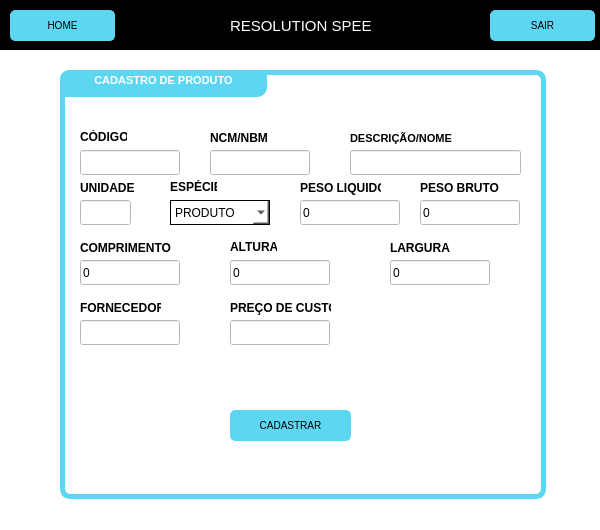
<?xml version="1.0" encoding="UTF-8"?>
<ui version="4.0">
 <class>RegProductPage</class>
 <widget class="QMainWindow" name="RegProductPage">
  <property name="geometry">
   <rect>
    <x>0</x>
    <y>0</y>
    <width>600</width>
    <height>530</height>
   </rect>
  </property>
  <property name="minimumSize">
   <size>
    <width>600</width>
    <height>530</height>
   </size>
  </property>
  <property name="maximumSize">
   <size>
    <width>600</width>
    <height>530</height>
   </size>
  </property>
  <property name="windowTitle">
   <string>Cadastro de Produto</string>
  </property>
  <property name="windowIcon">
   <iconset resource="../img/login_images.qrc">
    <normaloff>:/images/Resolution_speed_small.png</normaloff>:/images/Resolution_speed_small.png</iconset>
  </property>
  <property name="styleSheet">
   <string notr="true">background-color: #fff;


</string>
  </property>
  <widget class="QWidget" name="centralwidget">
   <widget class="QGraphicsView" name="embrulho">
    <property name="geometry">
     <rect>
      <x>60</x>
      <y>70</y>
      <width>486</width>
      <height>429</height>
     </rect>
    </property>
    <property name="styleSheet">
     <string notr="true">border: 5px solid rgb(93,215,241);

border-radius:10px;</string>
    </property>
   </widget>
   <widget class="QTextBrowser" name="textBrowser">
    <property name="geometry">
     <rect>
      <x>60</x>
      <y>70</y>
      <width>207</width>
      <height>27</height>
     </rect>
    </property>
    <property name="styleSheet">
     <string notr="true">background-color:#5DD7F1;

border: nome;

color: #fff;

border-bottom-right-radius: 10px;

border-top-left-radius: 10px;</string>
    </property>
    <property name="html">
     <string>&lt;!DOCTYPE HTML PUBLIC &quot;-//W3C//DTD HTML 4.0//EN&quot; &quot;http://www.w3.org/TR/REC-html40/strict.dtd&quot;&gt;
&lt;html&gt;&lt;head&gt;&lt;meta name=&quot;qrichtext&quot; content=&quot;1&quot; /&gt;&lt;style type=&quot;text/css&quot;&gt;
p, li { white-space: pre-wrap; }
&lt;/style&gt;&lt;/head&gt;&lt;body style=&quot; font-family:'MS Shell Dlg 2'; font-size:8.25pt; font-weight:400; font-style:normal;&quot;&gt;
&lt;p align=&quot;center&quot; style=&quot; margin-top:0px; margin-bottom:0px; margin-left:0px; margin-right:0px; -qt-block-indent:0; text-indent:0px;&quot;&gt;&lt;span style=&quot; font-weight:600;&quot;&gt;CADASTRO DE PRODUTO&lt;/span&gt;&lt;/p&gt;&lt;/body&gt;&lt;/html&gt;</string>
    </property>
   </widget>
   <widget class="QLabel" name="codigo">
    <property name="geometry">
     <rect>
      <x>80</x>
      <y>130</y>
      <width>47</width>
      <height>13</height>
     </rect>
    </property>
    <property name="font">
     <font>
      <weight>75</weight>
      <bold>true</bold>
     </font>
    </property>
    <property name="text">
     <string>CÓDIGO</string>
    </property>
   </widget>
   <widget class="QLabel" name="unidade">
    <property name="geometry">
     <rect>
      <x>80</x>
      <y>180</y>
      <width>61</width>
      <height>16</height>
     </rect>
    </property>
    <property name="font">
     <font>
      <weight>75</weight>
      <bold>true</bold>
     </font>
    </property>
    <property name="text">
     <string>UNIDADE</string>
    </property>
   </widget>
   <widget class="QLabel" name="ncm_nbm">
    <property name="geometry">
     <rect>
      <x>210</x>
      <y>130</y>
      <width>61</width>
      <height>16</height>
     </rect>
    </property>
    <property name="font">
     <font>
      <weight>75</weight>
      <bold>true</bold>
     </font>
    </property>
    <property name="text">
     <string>NCM/NBM</string>
    </property>
   </widget>
   <widget class="QLabel" name="nome_produto">
    <property name="geometry">
     <rect>
      <x>350</x>
      <y>130</y>
      <width>131</width>
      <height>16</height>
     </rect>
    </property>
    <property name="font">
     <font>
      <family>MS Shell Dlg 2</family>
      <pointsize>8</pointsize>
      <weight>75</weight>
      <italic>false</italic>
      <bold>true</bold>
     </font>
    </property>
    <property name="styleSheet">
     <string notr="true"/>
    </property>
    <property name="text">
     <string>DESCRIÇÃO/NOME</string>
    </property>
   </widget>
   <widget class="QLabel" name="comprimento">
    <property name="geometry">
     <rect>
      <x>80</x>
      <y>240</y>
      <width>91</width>
      <height>16</height>
     </rect>
    </property>
    <property name="font">
     <font>
      <weight>75</weight>
      <bold>true</bold>
     </font>
    </property>
    <property name="text">
     <string>COMPRIMENTO</string>
    </property>
   </widget>
   <widget class="QLabel" name="largura">
    <property name="geometry">
     <rect>
      <x>390</x>
      <y>240</y>
      <width>61</width>
      <height>16</height>
     </rect>
    </property>
    <property name="font">
     <font>
      <weight>75</weight>
      <bold>true</bold>
     </font>
    </property>
    <property name="text">
     <string>LARGURA</string>
    </property>
   </widget>
   <widget class="QLabel" name="altura">
    <property name="geometry">
     <rect>
      <x>230</x>
      <y>240</y>
      <width>47</width>
      <height>13</height>
     </rect>
    </property>
    <property name="font">
     <font>
      <weight>75</weight>
      <bold>true</bold>
     </font>
    </property>
    <property name="text">
     <string>ALTURA</string>
    </property>
   </widget>
   <widget class="QLabel" name="fornecedor">
    <property name="geometry">
     <rect>
      <x>80</x>
      <y>300</y>
      <width>81</width>
      <height>16</height>
     </rect>
    </property>
    <property name="font">
     <font>
      <weight>75</weight>
      <bold>true</bold>
     </font>
    </property>
    <property name="text">
     <string>FORNECEDOR</string>
    </property>
   </widget>
   <widget class="QLabel" name="preso_bruto">
    <property name="geometry">
     <rect>
      <x>420</x>
      <y>180</y>
      <width>81</width>
      <height>16</height>
     </rect>
    </property>
    <property name="font">
     <font>
      <weight>75</weight>
      <bold>true</bold>
     </font>
    </property>
    <property name="text">
     <string>PESO BRUTO</string>
    </property>
   </widget>
   <widget class="QLabel" name="peso_liquido">
    <property name="geometry">
     <rect>
      <x>300</x>
      <y>180</y>
      <width>81</width>
      <height>16</height>
     </rect>
    </property>
    <property name="font">
     <font>
      <weight>75</weight>
      <bold>true</bold>
     </font>
    </property>
    <property name="text">
     <string>PESO LIQUIDO</string>
    </property>
   </widget>
   <widget class="QLabel" name="Especie">
    <property name="geometry">
     <rect>
      <x>170</x>
      <y>180</y>
      <width>47</width>
      <height>13</height>
     </rect>
    </property>
    <property name="font">
     <font>
      <weight>75</weight>
      <bold>true</bold>
     </font>
    </property>
    <property name="text">
     <string>ESPÉCIE</string>
    </property>
   </widget>
   <widget class="QLabel" name="preco_de_custo">
    <property name="geometry">
     <rect>
      <x>230</x>
      <y>300</y>
      <width>101</width>
      <height>16</height>
     </rect>
    </property>
    <property name="font">
     <font>
      <weight>75</weight>
      <bold>true</bold>
     </font>
    </property>
    <property name="text">
     <string>PREÇO DE CUSTO</string>
    </property>
   </widget>
   <widget class="QPushButton" name="btn_cadastro">
    <property name="geometry">
     <rect>
      <x>230</x>
      <y>410</y>
      <width>121</width>
      <height>31</height>
     </rect>
    </property>
    <property name="cursor">
     <cursorShape>PointingHandCursor</cursorShape>
    </property>
    <property name="styleSheet">
     <string notr="true">QPushButton
{
    background-color: rgb(93, 215, 241); 
    border: 1px solid rgb(93, 215, 241);
    border-radius: 5px;
    font-size: 10px;    
}
QPushButton:hover
{
    background-color: #fff;
    color : rgb(93, 215, 241); ;
}</string>
    </property>
    <property name="text">
     <string>CADASTRAR</string>
    </property>
   </widget>
   <widget class="QGraphicsView" name="wrapperHeader">
    <property name="geometry">
     <rect>
      <x>0</x>
      <y>0</y>
      <width>601</width>
      <height>50</height>
     </rect>
    </property>
    <property name="styleSheet">
     <string notr="true">background-color: rgb(0, 0, 0);</string>
    </property>
   </widget>
   <widget class="QPushButton" name="homeButton">
    <property name="geometry">
     <rect>
      <x>10</x>
      <y>10</y>
      <width>105</width>
      <height>31</height>
     </rect>
    </property>
    <property name="font">
     <font>
      <pointsize>-1</pointsize>
     </font>
    </property>
    <property name="cursor">
     <cursorShape>PointingHandCursor</cursorShape>
    </property>
    <property name="styleSheet">
     <string notr="true">QPushButton
{
	background-color: rgb(93, 215, 241); 
	border: 1px solid rgb(93, 215, 241);
	border-radius: 5px;
	font-size: 10px;	
}
QPushButton:hover
{
	background-color: #000000;
	color : rgb(93, 215, 241);
}
</string>
    </property>
    <property name="text">
     <string>HOME</string>
    </property>
   </widget>
   <widget class="QLabel" name="homeTitle">
    <property name="geometry">
     <rect>
      <x>230</x>
      <y>10</y>
      <width>141</width>
      <height>31</height>
     </rect>
    </property>
    <property name="styleSheet">
     <string notr="true">background-color: transparent;
color: #fff;
font-size: 15px</string>
    </property>
    <property name="text">
     <string>RESOLUTION SPEED</string>
    </property>
   </widget>
   <widget class="QPushButton" name="exitButton">
    <property name="geometry">
     <rect>
      <x>490</x>
      <y>10</y>
      <width>105</width>
      <height>31</height>
     </rect>
    </property>
    <property name="cursor">
     <cursorShape>PointingHandCursor</cursorShape>
    </property>
    <property name="styleSheet">
     <string notr="true">QPushButton
{
	background-color: rgb(93, 215, 241); 
	border: 1px solid rgb(93, 215, 241);
	border-radius: 5px;
	font-size: 10px;	
}
QPushButton:hover
{
	background-color: #000000;
	color : rgb(93, 215, 241);
}
</string>
    </property>
    <property name="text">
     <string>SAIR</string>
    </property>
   </widget>
   <widget class="QLineEdit" name="prod_cod">
    <property name="geometry">
     <rect>
      <x>80</x>
      <y>150</y>
      <width>100</width>
      <height>25</height>
     </rect>
    </property>
    <property name="maxLength">
     <number>4</number>
    </property>
   </widget>
   <widget class="QLineEdit" name="prod_nbmncm">
    <property name="geometry">
     <rect>
      <x>210</x>
      <y>150</y>
      <width>100</width>
      <height>25</height>
     </rect>
    </property>
    <property name="maxLength">
     <number>8</number>
    </property>
   </widget>
   <widget class="QLineEdit" name="prod_descricao">
    <property name="geometry">
     <rect>
      <x>350</x>
      <y>150</y>
      <width>171</width>
      <height>25</height>
     </rect>
    </property>
    <property name="maxLength">
     <number>80</number>
    </property>
   </widget>
   <widget class="QLineEdit" name="prod_unidade">
    <property name="geometry">
     <rect>
      <x>80</x>
      <y>200</y>
      <width>51</width>
      <height>25</height>
     </rect>
    </property>
    <property name="maxLength">
     <number>4</number>
    </property>
   </widget>
   <widget class="QLineEdit" name="prod_pesoL">
    <property name="geometry">
     <rect>
      <x>300</x>
      <y>200</y>
      <width>100</width>
      <height>25</height>
     </rect>
    </property>
    <property name="text">
     <string>0</string>
    </property>
    <property name="maxLength">
     <number>10</number>
    </property>
   </widget>
   <widget class="QLineEdit" name="prod_pesoB">
    <property name="geometry">
     <rect>
      <x>420</x>
      <y>200</y>
      <width>100</width>
      <height>25</height>
     </rect>
    </property>
    <property name="text">
     <string>0</string>
    </property>
    <property name="maxLength">
     <number>10</number>
    </property>
   </widget>
   <widget class="QLineEdit" name="prod_comprimento">
    <property name="geometry">
     <rect>
      <x>80</x>
      <y>260</y>
      <width>100</width>
      <height>25</height>
     </rect>
    </property>
    <property name="text">
     <string>0</string>
    </property>
    <property name="maxLength">
     <number>10</number>
    </property>
   </widget>
   <widget class="QLineEdit" name="prod_altura">
    <property name="geometry">
     <rect>
      <x>230</x>
      <y>260</y>
      <width>100</width>
      <height>25</height>
     </rect>
    </property>
    <property name="text">
     <string>0</string>
    </property>
    <property name="maxLength">
     <number>5</number>
    </property>
   </widget>
   <widget class="QLineEdit" name="prod_largura">
    <property name="geometry">
     <rect>
      <x>390</x>
      <y>260</y>
      <width>100</width>
      <height>25</height>
     </rect>
    </property>
    <property name="text">
     <string>0</string>
    </property>
    <property name="maxLength">
     <number>5</number>
    </property>
   </widget>
   <widget class="QLineEdit" name="prod_precoCusto">
    <property name="geometry">
     <rect>
      <x>230</x>
      <y>320</y>
      <width>100</width>
      <height>25</height>
     </rect>
    </property>
    <property name="maxLength">
     <number>10</number>
    </property>
   </widget>
   <widget class="QLineEdit" name="prod_fornecedor">
    <property name="geometry">
     <rect>
      <x>80</x>
      <y>320</y>
      <width>100</width>
      <height>25</height>
     </rect>
    </property>
    <property name="maxLength">
     <number>20</number>
    </property>
   </widget>
   <widget class="QComboBox" name="prod_especie">
    <property name="geometry">
     <rect>
      <x>170</x>
      <y>200</y>
      <width>100</width>
      <height>25</height>
     </rect>
    </property>
    <property name="autoFillBackground">
     <bool>false</bool>
    </property>
    <property name="styleSheet">
     <string notr="true">border: 1px solid #000</string>
    </property>
    <item>
     <property name="text">
      <string>PRODUTO</string>
     </property>
    </item>
    <item>
     <property name="text">
      <string>SERVIÇO</string>
     </property>
    </item>
   </widget>
  </widget>
 </widget>
 <tabstops>
  <tabstop>homeButton</tabstop>
  <tabstop>exitButton</tabstop>
  <tabstop>prod_cod</tabstop>
  <tabstop>prod_nbmncm</tabstop>
  <tabstop>prod_descricao</tabstop>
  <tabstop>prod_unidade</tabstop>
  <tabstop>prod_pesoL</tabstop>
  <tabstop>prod_pesoB</tabstop>
  <tabstop>prod_comprimento</tabstop>
  <tabstop>prod_altura</tabstop>
  <tabstop>prod_largura</tabstop>
  <tabstop>prod_fornecedor</tabstop>
  <tabstop>prod_precoCusto</tabstop>
  <tabstop>btn_cadastro</tabstop>
  <tabstop>wrapperHeader</tabstop>
  <tabstop>textBrowser</tabstop>
  <tabstop>embrulho</tabstop>
 </tabstops>
 <resources>
  <include location="../img/login_images.qrc"/>
 </resources>
 <connections/>
</ui>
